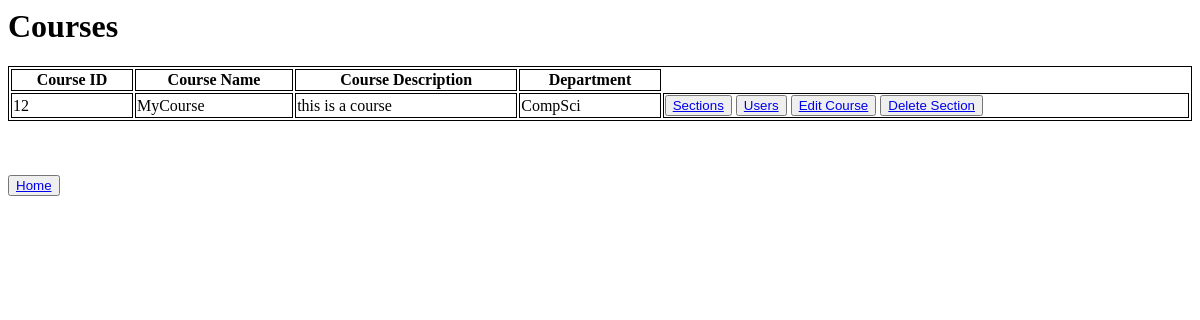
Before: /courses/ (signed in) with the older database file.
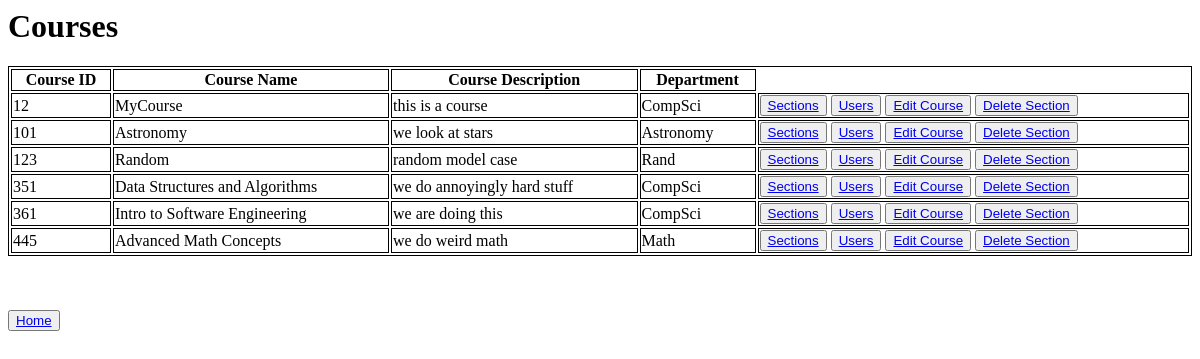
After: the same page with the newer database file.
### Management/models.py (models this page shows, shortened)
class Course(models.Model):
    courseID = models.IntegerField(primary_key=True)
    courseName = models.CharField(max_length=40)
    courseDescription = models.CharField(max_length=140)
    courseDepartment = models.CharField(max_length=16)

### Management/views.py (the view)
# urls.py: path('courses/', courses.as_view(), name='courses'),
class courses(View):
    def get(self, request):
        userRole = request.session['roleSession']
        courses = Course.objects.all()
        context = {'courses': courses, 'roleTemplate': userRole}
        return render(request, "main/courses.html", context)

### templates/main/courses.html (shortened to what this page needs)
<h1>Courses</h1>
<table style="width:100%">
  <tr>
      <th>Course ID</th>
    <th>Course Name</th>
    <th>Course Description</th>
    <th>Department</th>
  </tr>
  {% for course in courses %}
  <tr>
    <td>{{ course.courseID }}</td>
    <td>{{ course.courseName }}</td>
    <td>{{ course.courseDescription }}</td>
    <td>{{ course.courseDepartment }}</td>
    <td>
        <button type="button"><a href="{% url 'sections' course.courseID %}">Sections</a></button>
        <button type="button"><a href="{% url 'usersInCourse' course.courseID %}">Users</a></button>
        <button type="button"><a href="{% url 'courseedit' course.courseID %}">Edit Course</a></button>
        <button type="button"><a href="{% url 'courseDelete' course.courseID %}">Delete Section</a></button>
    </td>
  </tr>
  {% endfor %}
</table> <br>
<br> <br> <button type="button"><a href="{% url 'mainHome' %}">Home</a></button>

### templates/main/courses.html (style rules this page uses)
table, th, td { border:1px solid black; }

Changed rows visible on the page:
added Course: courseID "101", courseName "Astronomy", courseDescription "we look at stars", courseDepartment "Astronomy"
added Course: courseID "123", courseName "Random", courseDescription "random model case", courseDepartment "Rand"
added Course: courseID "351", courseName "Data Structures and Algorithms", courseDescription "we do annoyingly hard stuff", courseDepartment "CompSci"
added Course: courseID "361", courseName "Intro to Software Engineering", courseDescription "we are doing this", courseDepartment "CompSci"
added Course: courseID "445", courseName "Advanced Math Concepts", courseDescription "we do weird math", courseDepartment "Math"
